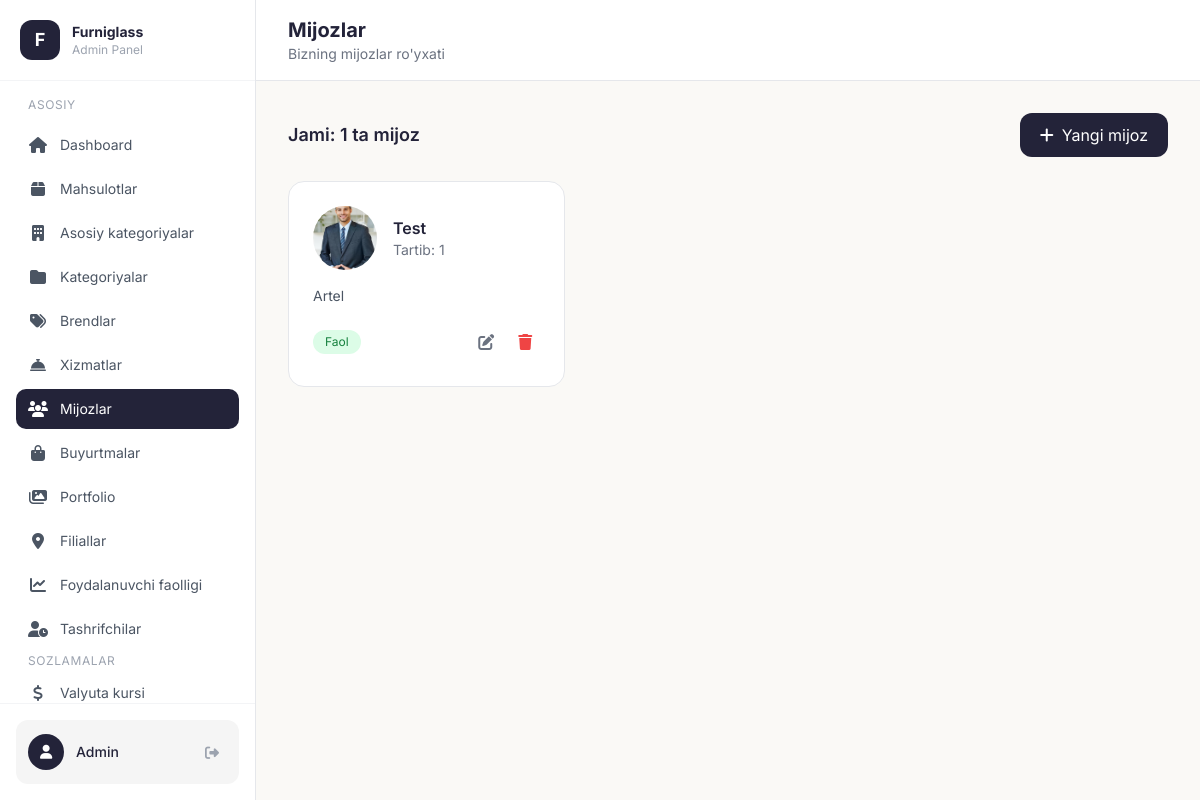
/admin/clients (signed in), run on the app's committed database.
### models.py (models this page shows, shortened)
class Client(db.Model):
    id = db.Column(db.Integer, primary_key=True)
    name = db.Column(db.String(200), nullable=False)
    name_uz = db.Column(db.String(200), nullable=False)
    name_ru = db.Column(db.String(200))
    name_en = db.Column(db.String(200))
    description_uz = db.Column(db.Text)
    description_ru = db.Column(db.Text)
    description_en = db.Column(db.Text)
    photo = db.Column(db.String(200))  # Mijoz rasmi
    order = db.Column(db.Integer, default=0)
    is_active = db.Column(db.Boolean, default=True)
    created_at = db.Column(db.DateTime, default=datetime.utcnow)

### app.py (the view)
@app.route('/admin/clients')
@login_required
def admin_clients():
    clients = Client.query.order_by(Client.order).all()
    return render_template('admin/clients.html', clients=clients)

### app.py (called while the page is built, shortened)
@login_manager.user_loader
def load_user(user_id):
    return Admin.query.get(int(user_id))

def get_exchange_rate() -> float:
    ttl = int(os.environ.get("EXCHANGE_RATE_CACHE_SECONDS", "120"))
    now = time.monotonic()
    if (
        ttl > 0
        and _EXCHANGE_RATE_CACHE["value"] is not None
        and now < _EXCHANGE_RATE_CACHE["expires_mono"]
    ):
        return _EXCHANGE_RATE_CACHE["value"]

@app.before_request
def track_user_activity():
    if request.path.startswith('/admin') or request.path.startswith('/static') or request.path.startswith('/uploads'):
        return

def get_cart():
    if 'cart' not in session:
        session['cart'] = []
    return session['cart']

def get_cart_count():
    cart = get_cart()
    return sum(item['quantity'] for item in cart)

@app.context_processor
def cart_context():
    return {'cart_count': get_cart_count()}

@app.context_processor
def currency_context():
    try:
        rate = get_exchange_rate()
    except Exception:
        rate = 12000.0
    return {'usd_rate': rate}

def get_locale():
    return session.get('lang', DEFAULT_LANGUAGE)

@app.context_processor
def language_context():
    current_lang = get_locale()
    def translate(key_path):
        """Template helper for translations"""
        return get_translation(key_path, current_lang)
    return {
        'lang': current_lang,
        'languages': SUPPORTED_LANGUAGES,
        't': translate,
        'T': TRANSLATIONS
    }

### templates/admin/clients.html (shortened to what this page needs)
{% extends "admin/base.html" %}
{% block page_title %}Mijozlar{% endblock %}
{% block page_subtitle %}Bizning mijozlar ro'yxati{% endblock %}
{% block content %}
<div class="flex items-center justify-between mb-6">
    <h3 class="text-lg font-semibold text-[#232339]">Jami: {{ clients|length }} ta mijoz</h3>
    <a href="/admin/client/add" class="px-5 py-2.5 bg-[#232339] text-white rounded-xl hover:bg-black transition flex items-center gap-2">
        <i class="fas fa-plus"></i> Yangi mijoz
    </a>
</div>
<div class="grid grid-cols-1 md:grid-cols-2 lg:grid-cols-3 gap-6">
    {% for client in clients %}
    <div class="bg-white rounded-2xl border border-gray-200 overflow-hidden">
        <div class="p-6">
            <div class="flex items-center gap-4 mb-4">
                {% if client.photo %}
                <img src="/uploads/{{ client.photo }}" alt="{{ client.name_uz }}" class="w-16 h-16 rounded-full object-cover">
                {% else %}
                <div class="w-16 h-16 rounded-full bg-[#F5F5F5] flex items-center justify-center">
                    <i class="fas fa-user text-gray-400 text-2xl"></i>
                </div>
                {% endif %}
                <div>
                    <h4 class="font-semibold text-[#232339]">{{ client.name_uz }}</h4>
                    <p class="text-sm text-gray-500">Tartib: {{ client.order }}</p>
                </div>
            </div>
            {% if client.description_uz %}
            <p class="text-sm text-gray-600 mb-4 line-clamp-3">{{ client.description_uz }}</p>
            {% endif %}
            <div class="flex items-center justify-between">
                <span class="text-xs px-3 py-1 rounded-full {% if client.is_active %}bg-green-100 text-green-700{% else %}bg-gray-100 text-gray-500{% endif %}">
                    {% if client.is_active %}Faol{% else %}Nofaol{% endif %}
                </span>
                <div class="flex gap-2">
                    <a href="/admin/client/{{ client.id }}/edit" class="p-2 hover:bg-[#F5F5F5] rounded-lg transition text-gray-500">
                        <i class="fas fa-edit"></i>
                    </a>
                    <form method="POST" action="/admin/client/{{ client.id }}/delete" onsubmit="return confirm('Haqiqatan o\'chirmoqchimisiz?')">
                        <button type="submit" class="p-2 hover:bg-red-50 rounded-lg transition text-red-500">
                            <i class="fas fa-trash"></i>
                        </button>
                    </form>
                </div>
            </div>
        </div>
    </div>
    {% endfor %}
</div>
{% endblock %}

### templates/admin/base.html (style rules this page uses)
body { font-family: 'Inter', sans-serif; }
:root { --color-primary: #232339; --color-accent: #F5C242; }

### data on the page
Client: photo (picture), name_uz "Test", order "1", description_uz "Artel", is_active "Faol"

### other printed values
{{ clients|length }} "1"
